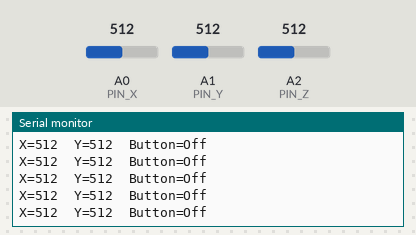
The sketch below on a simulated Arduino Uno, built with avr-gcc and run on an emulated ATmega328P. Parts: the last lines printed to the serial monitor. Inputs (shaded band) come from the test bench; at power-on: A0 (PIN_X) = 512, A1 (PIN_Y) = 512, A2 (PIN_Z) = 512.

Above: at 7.6 s.
7.7 s: A0 (PIN_X) set to 983
At 7.77 s:
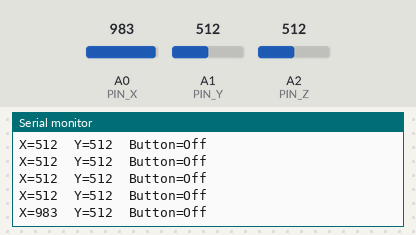
10.7 s: A0 (PIN_X) set to 1012
At 10.79 s:
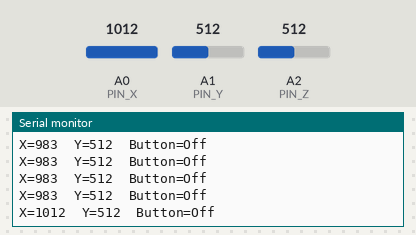
Timing chart, 0 to 13.2 s (numbered marks = the images above; inputs shaded):
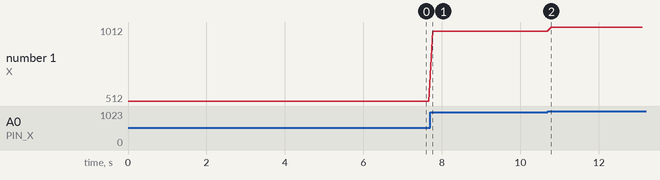

Measured:
- after the input at 7.7 s, the serial monitor: prints a new line after 0.06 s (image 1)
- after the input at 10.7 s, the serial monitor: prints a new line after 0.08 s (image 2)
- plotted number 1: 512 → 983 after the input at 7.7 s, 983 → 1012 after the input at 10.7 s

The sketch:

ps2.ino
```cpp
#define PIN_X 0
#define PIN_Y 1
#define PIN_Z 2

void setup() {
  pinMode(PIN_X, INPUT);
  pinMode(PIN_Y, INPUT);
  pinMode(PIN_Z, INPUT);
  Serial.begin(9600);
}

void loop() {
  int x,y,z;

  x=analogRead(PIN_X);
  y=analogRead(PIN_Y);
  //z=analogRead(PIN_Z);

  Serial.print("X=");
  Serial.print(x);
  Serial.print("\tY=");
  Serial.print(y);
   if(analogRead(PIN_Z)==0){
    Serial.println("\tButton=On");

  }else{
    Serial.println("\tButton=Off");
  }
 // Serial.print("\tZ=");
 // Serial.println(z);

  delay(100);
}
```
